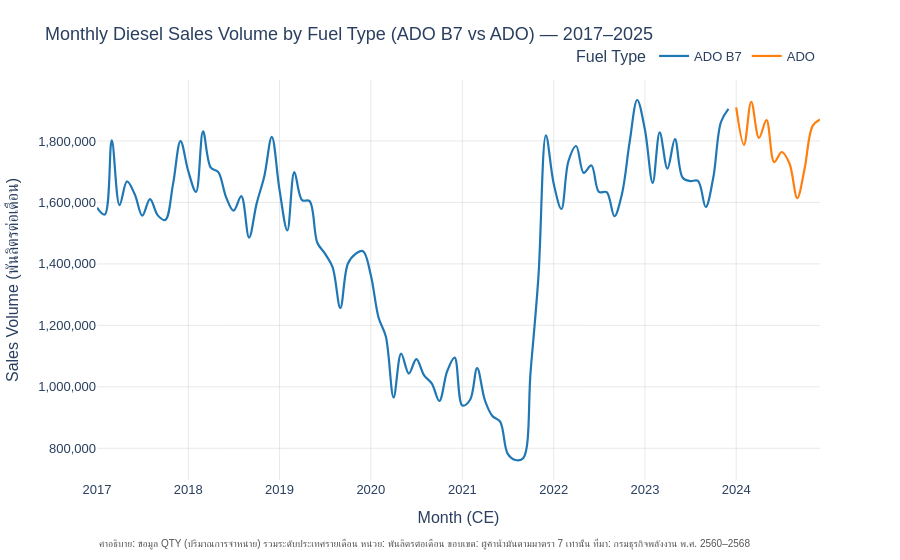

This figure's notebook cell:
### Markdown cell above
### แผนภาพที่ 1 — Multi-line Chart: แนวโน้มปริมาณการจำหน่ายน้ำมันรายเดือน แยกตามประเภท

แผนภาพเส้นหลายเส้นแสดงแนวโน้มปริมาณการจำหน่ายน้ำมันดีเซล (ADO B7 และ ADO) รายเดือน  
ช่วงปี พ.ศ. 2560–2568 เพื่อสังเกตการเปลี่ยนแปลงเชิงโครงสร้างระหว่างสองประเภท

### Code cell
# ---- สีประจำประเภทน้ำมัน ----
COLOR_MAP = {
    'ADO B7': '#1f77b4',
    'ADO'   : '#ff7f0e'
}

fig1 = px.line(
    df_monthly,
    x='date',
    y='QTY',
    color='OIL_NAME_ENG',
    color_discrete_map=COLOR_MAP,
    labels={
        'date'        : 'Month (CE)',
        'QTY'         : f'Sales Volume ({UNIT_LABEL})',
        'OIL_NAME_ENG': 'Fuel Type'
    },
    title='Monthly Diesel Sales Volume by Fuel Type (ADO B7 vs ADO) — 2017–2025',
    template=TEMPLATE,
    markers=False,
    line_shape='spline'
)

fig1.update_traces(line=dict(width=2.2))

fig1.update_layout(
    font=dict(family=FONT_FAMILY, size=13),
    legend=dict(
        title='Fuel Type',
        orientation='h',
        yanchor='bottom', y=1.02,
        xanchor='right', x=1
    ),
    hovermode='x unified',
    xaxis=dict(showgrid=True, gridcolor='rgba(200,200,200,0.4)'),
    yaxis=dict(showgrid=True, gridcolor='rgba(200,200,200,0.4)',
               tickformat=',.0f'),
    margin=dict(t=80, b=80)
)

fig1.add_annotation(
    xref='paper', yref='paper',
    x=0, y=-0.18,
    text=(
        'คำอธิบาย: ข้อมูล QTY (ปริมาณการจำหน่าย) รวมระดับประเทศรายเดือน '
        'หน่วย: พันลิตรต่อเดือน '
        'ขอบเขต: ผู้ค้าน้ำมันตามมาตรา 7 เท่านั้น '
        'ที่มา: กรมธุรกิจพลังงาน พ.ศ. 2560–2568'
    ),
    showarrow=False,
    font=dict(size=10, color='#555555'),
    align='left'
)

fig1.show()
